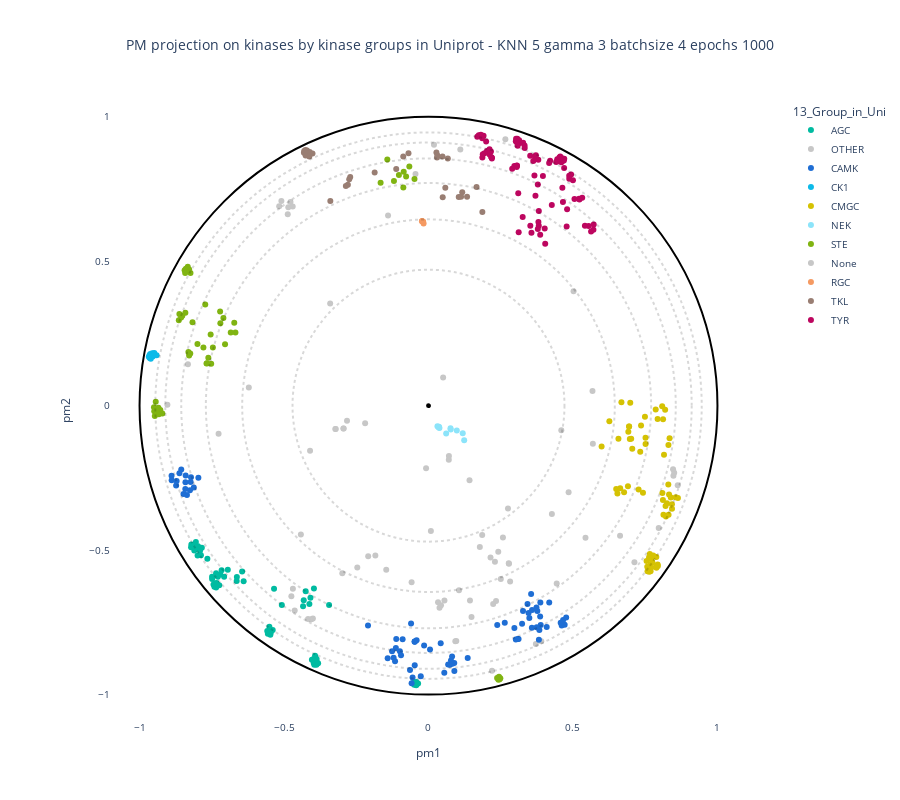

This figure's notebook cell:
### Markdown cell above
You can also compare different colorings by assigning the `labels_name` variable a name of the desired column. Here we compare the kinase group coloring proposed in the article to the Uniprot name of kinase:

### Code cell
trace3 = plot_embedding_interactive(df, 
                                    labels_name = '13_Group_in_Uni',#'1_Group',#'2_Gene', 
                                    show_text=True, 
                                    color_palette = kinase_palette,
                                    title = "PM projection on kinases by kinase groups in Uniprot - KNN 5 gamma 3 batchsize 4 epochs 1000",
                                    fontsize = 10,
                                    )
trace3.write_image(path_to_figures+"/Kinases_by_UniGroup.pdf")
trace3.show()

### Figure 1 — Plotly figure (JSON) as saved in the notebook; plotly's stock layout.template omitted (floating-point values rounded to 4 significant figures; data arrays with more than 128 entries replaced by an {"elided": "..."} marker saying what was removed)
{"data": [{"customdata": {"elided": "64x17 mixed values"}, "hovertemplate": "<b>%{hovertext}</b><br><br>13_Group_in_Uni=%{customdata[12]}<br>pm1=%{x}<br>pm2=%{y}<br>1_Group=%{customdata[0]}<br>2_Gene=%{customdata[1]}<br>3_HGNC=%{customdata[2]}<br>4_Uni_entry=%{customdata[3]}<br>5_Uni_acc=%{customdata[4]}<br>6_Domain_begin=%{customdata[5]}<br>7_Domain_end=%{customdata[6]}<br>8_Domain_length=%{customdata[7]}<br>9_Largest_insert_length=%{customdata[8]}<br>10_PDB_validation=%{customdata[9]}<br>11_Conformational_state=%{customdata[10]}<br>12_Dihedral_state=%{customdata[11]}<br>14_Group_in_Manning=%{customdata[13]}<br>15_Synonymn=%{customdata[14]}<br>evo_distance=%{customdata[15]}<br>decile_domain=%{customdata[16]}<extra></extra>", "hovertext": ["AGC", "AGC", "AGC", "AGC", "AGC", "AGC", "AGC", "AGC", "AGC", "AGC", "AGC", "AGC", "AGC", "AGC", "AGC", "AGC", "AGC", "AGC", "AGC", "AGC", "AGC", "AGC", "AGC", "AGC", "AGC", "AGC", "AGC", "AGC", "AGC", "AGC", "AGC", "AGC", "AGC", "AGC", "AGC", "AGC", "AGC", "AGC", "AGC", "AGC", "AGC", "AGC", "AGC", "AGC", "AGC", "AGC", "AGC", "AGC", "AGC", "AGC", "AGC", "AGC", "AGC", "AGC", "AGC", "AGC", "AGC", "AGC", "AGC", "AGC", "AGC", "AGC", "AGC", "AGC"], "legendgroup": "AGC", "marker": {"color": "#00bba1", "symbol": "circle"}, "mode": "markers", "name": "AGC", "orientation": "v", "showlegend": true, "type": "scatter", "x": [-0.7074, -0.716, -0.6946, -0.3973, -0.3931, -0.3911, -0.3951, -0.3878, -0.5559, -0.5507, -0.5392, -0.5513, -0.5458, -0.558, -0.5472, -0.3871, -0.3972, -0.6632, -0.6397, -0.645, -0.6638, -0.5346, -0.7489, -0.7488, -0.7876, -0.7991, -0.7653, -0.7327, -0.7388, -0.7243, -0.8105, -0.8077, -0.7845, -0.806, -0.7974, -0.8051, -0.8217, -0.7907, -0.8206, -0.7349, -0.741, -0.744, -0.7336, -0.3866, -0.382, -0.4122, -0.4318, -0.4341, -0.5076, -0.3441, -0.4251, -0.4086, -0.3965, -0.7291, -0.7205, -0.735, -0.4035, -0.3926, -0.04959, -0.04607, -0.04962, -0.04197, -0.036, -0.04232], "xaxis": "x", "y": [-0.5924, -0.5696, -0.5679, -0.8903, -0.887, -0.8936, -0.8969, -0.8964, -0.7896, -0.7649, -0.7766, -0.7815, -0.7851, -0.7799, -0.793, -0.8765, -0.8772, -0.5933, -0.6076, -0.5741, -0.6067, -0.6338, -0.5921, -0.6002, -0.5177, -0.5186, -0.5297, -0.6198, -0.6151, -0.6219, -0.5014, -0.4856, -0.4917, -0.4938, -0.4863, -0.4717, -0.4899, -0.5021, -0.4806, -0.6296, -0.6267, -0.6185, -0.6135, -0.8877, -0.8913, -0.6863, -0.6736, -0.6939, -0.6895, -0.6901, -0.6425, -0.6648, -0.6332, -0.5924, -0.584, -0.5796, -0.8797, -0.8656, -0.9568, -0.9636, -0.9662, -0.956, -0.9618, -0.9676], "yaxis": "y"}, {"customdata": {"elided": "81x17 mixed values"}, "hovertemplate": "<b>%{hovertext}</b><br><br>13_Group_in_Uni=%{customdata[12]}<br>pm1=%{x}<br>pm2=%{y}<br>1_Group=%{customdata[0]}<br>2_Gene=%{customdata[1]}<br>3_HGNC=%{customdata[2]}<br>4_Uni_entry=%{customdata[3]}<br>5_Uni_acc=%{customdata[4]}<br>6_Domain_begin=%{customdata[5]}<br>7_Domain_end=%{customdata[6]}<br>8_Domain_length=%{customdata[7]}<br>9_Largest_insert_length=%{customdata[8]}<br>10_PDB_validation=%{customdata[9]}<br>11_Conformational_state=%{customdata[10]}<br>12_Dihedral_state=%{customdata[11]}<br>14_Group_in_Manning=%{customdata[13]}<br>15_Synonymn=%{customdata[14]}<br>evo_distance=%{customdata[15]}<br>decile_domain=%{customdata[16]}<extra></extra>", "hovertext": ["OTHER", "OTHER", "OTHER", "OTHER", "OTHER", "OTHER", "OTHER", "OTHER", "OTHER", "OTHER", "OTHER", "OTHER", "OTHER", "OTHER", "OTHER", "OTHER", "OTHER", "OTHER", "OTHER", "OTHER", "OTHER", "OTHER", "OTHER", "OTHER", "OTHER", "OTHER", "OTHER", "OTHER", "OTHER", "OTHER", "OTHER", "OTHER", "OTHER", "OTHER", "OTHER", "OTHER", "OTHER", "OTHER", "OTHER", "OTHER", "OTHER", "OTHER", "OTHER", "OTHER", "OTHER", "OTHER", "OTHER", "OTHER", "OTHER", "OTHER", "OTHER", "OTHER", "OTHER", "OTHER", "OTHER", "OTHER", "OTHER", "OTHER", "OTHER", "OTHER", "OTHER", "OTHER", "OTHER", "OTHER", "OTHER", "OTHER", "OTHER", "OTHER", "OTHER", "OTHER", "OTHER", "OTHER", "OTHER", "OTHER", "OTHER", "OTHER", "OTHER", "OTHER", "OTHER", "OTHER", "OTHER"], "legendgroup": "OTHER", "marker": {"color": "#c7c7c7", "symbol": "circle"}, "mode": "markers", "name": "OTHER", "orientation": "v", "showlegend": true, "type": "scatter", "x": [-0.4631, -0.4001, -0.4054, -0.4169, -0.05845, 0.1435, 0.1489, 0.3716, 0.3903, 0.03306, 0.05519, 0.03816, 0.1056, 0.04322, 0.8503, 0.8476, 0.8463, 0.07065, 0.07026, 0.008262, 0.5433, 0.8625, 0.2824, 0.1101, -0.2193, -0.282, -0.2935, -0.9036, -0.2947, 0.09617, 0.09287, -0.008412, 0.5021, 0.2502, 0.2784, 0.01894, -0.14, -0.5167, -0.5091, 0.142, 0.1858, -0.184, 0.6629, -0.1463, 0.4596, -0.4099, 0.266, -0.2087, -0.7265, 0.2196, -0.4746, -0.4693, 0.4437, -0.2983, 0.427, 0.4849, -0.6219, -0.4417, 0.05058, 0.5675, 0.2576, 0.275, 0.7967, -0.8325, 0.2778, -0.04501, 0.2238, 0.2338, -0.3403, 0.5688, 0.7126, 0.2299, 0.2147, 0.2414, 0.1777, -0.321, -0.3224, -0.4852, -0.47, -0.4871, -0.4777], "xaxis": "x", "y": [-0.7091, -0.7364, -0.7391, -0.7382, -0.611, -0.6746, -0.7316, -0.8251, -0.8152, -0.6805, -0.6741, -0.6991, -0.6392, -0.6907, -0.2324, -0.2425, -0.2197, -0.174, -0.1868, -0.4337, -0.4572, -0.2754, -0.6082, 0.8862, -0.06124, -0.05254, -0.0791, 0.003131, -0.07868, -0.8149, -0.815, -0.2162, 0.3956, -0.5999, -0.5472, 0.9027, 0.6582, 0.6901, 0.7083, -0.258, -0.4477, -0.5185, -0.4503, -0.5675, -0.08505, -0.1561, 0.9216, -0.5213, -0.09745, -0.9175, -0.66, -0.6333, -0.6153, -0.5804, -0.3748, -0.3, 0.06248, -0.4459, 0.09783, 0.05057, -0.4564, -0.3563, -0.423, 0.143, -0.5456, 0.8015, -0.6861, -0.6762, 0.3538, -0.132, -0.5422, -0.5406, -0.5256, -0.5054, -0.4889, -0.08119, -0.08111, 0.6868, 0.689, 0.6625, 0.7047], "yaxis": "y"}, {"customdata": {"elided": "77x17 mixed values"}, "hovertemplate": "<b>%{hovertext}</b><br><br>13_Group_in_Uni=%{customdata[12]}<br>pm1=%{x}<br>pm2=%{y}<br>1_Group=%{customdata[0]}<br>2_Gene=%{customdata[1]}<br>3_HGNC=%{customdata[2]}<br>4_Uni_entry=%{customdata[3]}<br>5_Uni_acc=%{customdata[4]}<br>6_Domain_begin=%{customdata[5]}<br>7_Domain_end=%{customdata[6]}<br>8_Domain_length=%{customdata[7]}<br>9_Largest_insert_length=%{customdata[8]}<br>10_PDB_validation=%{customdata[9]}<br>11_Conformational_state=%{customdata[10]}<br>12_Dihedral_state=%{customdata[11]}<br>14_Group_in_Manning=%{customdata[13]}<br>15_Synonymn=%{customdata[14]}<br>evo_distance=%{customdata[15]}<br>decile_domain=%{customdata[16]}<extra></extra>", "hovertext": ["CAMK", "CAMK", "CAMK", "CAMK", "CAMK", "CAMK", "CAMK", "CAMK", "CAMK", "CAMK", "CAMK", "CAMK", "CAMK", "CAMK", "CAMK", "CAMK", "CAMK", "CAMK", "CAMK", "CAMK", "CAMK", "CAMK", "CAMK", "CAMK", "CAMK", "CAMK", "CAMK", "CAMK", "CAMK", "CAMK", "CAMK", "CAMK", "CAMK", "CAMK", "CAMK", "CAMK", "CAMK", "CAMK", "CAMK", "CAMK", "CAMK", "CAMK", "CAMK", "CAMK", "CAMK", "CAMK", "CAMK", "CAMK", "CAMK", "CAMK", "CAMK", "CAMK", "CAMK", "CAMK", "CAMK", "CAMK", "CAMK", "CAMK", "CAMK", "CAMK", "CAMK", "CAMK", "CAMK", "CAMK", "CAMK", "CAMK", "CAMK", "CAMK", "CAMK", "CAMK", "CAMK", "CAMK", "CAMK", "CAMK", "CAMK", "CAMK", "CAMK"], "legendgroup": "CAMK", "marker": {"color": "#1f6ed4", "symbol": "circle"}, "mode": "markers", "name": "CAMK", "orientation": "v", "showlegend": true, "type": "scatter", "x": [0.3489, 0.3463, -0.09905, -0.1261, -0.09509, 0.08913, 0.06802, 0.07399, 0.07771, -0.1116, -0.1413, 0.08232, 0.3871, -0.08965, -0.8412, -0.8231, -0.7964, -0.01524, -0.04117, 0.005289, 0.3551, -0.862, -0.06404, -0.04768, -0.02671, 0.3584, 0.3736, 0.3426, 0.3272, 0.3864, -0.05844, -0.05514, -0.8359, -0.848, -0.8416, -0.8255, 0.3767, 0.2379, 0.2639, -0.8717, -0.8892, 0.2972, 0.04225, 0.08163, 0.3022, 0.309, 0.3117, -0.113, 0.3744, 0.3837, -0.04762, -0.04746, -0.04802, -0.1157, -0.1208, 0.3884, 0.4091, 0.3577, 0.4178, 0.3239, -0.8734, -0.8888, 0.3821, -0.8404, -0.8219, -0.06039, -0.2094, 0.1356, 0.08947, 0.05466, -0.8556, 0.461, 0.4712, 0.4658, 0.4764, 0.4574, -0.8123], "xaxis": "x", "y": [-0.7348, -0.7175, -0.85, -0.8502, -0.8633, -0.8904, -0.8957, -0.8967, -0.882, -0.8076, -0.8744, -0.8936, -0.681, -0.8088, -0.2652, -0.2646, -0.2499, -0.8302, -0.8122, -0.8435, -0.6515, -0.2335, -0.9148, -0.8984, -0.9365, -0.7071, -0.6988, -0.6861, -0.7104, -0.7298, -0.9603, -0.9406, -0.3091, -0.306, -0.2887, -0.2924, -0.7109, -0.7588, -0.7513, -0.2606, -0.2426, -0.7694, -0.822, -0.8679, -0.8095, -0.8079, -0.8071, -0.8385, -0.767, -0.7767, -0.8165, -0.8163, -0.8167, -0.885, -0.8724, -0.759, -0.766, -0.7686, -0.6808, -0.7548, -0.2759, -0.2581, -0.8105, -0.2416, -0.2475, -0.7541, -0.7608, -0.873, -0.9181, -0.924, -0.2212, -0.7607, -0.7581, -0.7421, -0.7333, -0.7514, -0.2837], "yaxis": "y"}, {"customdata": {"elided": "12x17 mixed values"}, "hovertemplate": "<b>%{hovertext}</b><br><br>13_Group_in_Uni=%{customdata[12]}<br>pm1=%{x}<br>pm2=%{y}<br>1_Group=%{customdata[0]}<br>2_Gene=%{customdata[1]}<br>3_HGNC=%{customdata[2]}<br>4_Uni_entry=%{customdata[3]}<br>5_Uni_acc=%{customdata[4]}<br>6_Domain_begin=%{customdata[5]}<br>7_Domain_end=%{customdata[6]}<br>8_Domain_length=%{customdata[7]}<br>9_Largest_insert_length=%{customdata[8]}<br>10_PDB_validation=%{customdata[9]}<br>11_Conformational_state=%{customdata[10]}<br>12_Dihedral_state=%{customdata[11]}<br>14_Group_in_Manning=%{customdata[13]}<br>15_Synonymn=%{customdata[14]}<br>evo_distance=%{customdata[15]}<br>decile_domain=%{customdata[16]}<extra></extra>", "hovertext": ["CK1", "CK1", "CK1", "CK1", "CK1", "CK1", "CK1", "CK1", "CK1", "CK1", "CK1", "CK1"], "legendgroup": "CK1", "marker": {"color": "#0dbae9", "symbol": "circle"}, "mode": "markers", "name": "CK1", "orientation": "v", "showlegend": true, "type": "scatter", "x": [-0.9554, -0.9563, -0.9544, -0.9587, -0.9611, -0.9651, -0.9627, -0.941, -0.949, -0.9648, -0.9611, -0.9679], "xaxis": "x", "y": [0.1759, 0.1816, 0.1702, 0.1711, 0.1753, 0.1756, 0.1791, 0.1749, 0.1819, 0.1653, 0.162, 0.1695], "yaxis": "y"}, {"customdata": {"elided": "62x17 mixed values"}, "hovertemplate": "<b>%{hovertext}</b><br><br>13_Group_in_Uni=%{customdata[12]}<br>pm1=%{x}<br>pm2=%{y}<br>1_Group=%{customdata[0]}<br>2_Gene=%{customdata[1]}<br>3_HGNC=%{customdata[2]}<br>4_Uni_entry=%{customdata[3]}<br>5_Uni_acc=%{customdata[4]}<br>6_Domain_begin=%{customdata[5]}<br>7_Domain_end=%{customdata[6]}<br>8_Domain_length=%{customdata[7]}<br>9_Largest_insert_length=%{customdata[8]}<br>10_PDB_validation=%{customdata[9]}<br>11_Conformational_state=%{customdata[10]}<br>12_Dihedral_state=%{customdata[11]}<br>14_Group_in_Manning=%{customdata[13]}<br>15_Synonymn=%{customdata[14]}<br>evo_distance=%{customdata[15]}<br>decile_domain=%{customdata[16]}<extra></extra>", "hovertext": ["CMGC", "CMGC", "CMGC", "CMGC", "CMGC", "CMGC", "CMGC", "CMGC", "CMGC", "CMGC", "CMGC", "CMGC", "CMGC", "CMGC", "CMGC", "CMGC", "CMGC", "CMGC", "CMGC", "CMGC", "CMGC", "CMGC", "CMGC", "CMGC", "CMGC", "CMGC", "CMGC", "CMGC", "CMGC", "CMGC", "CMGC", "CMGC", "CMGC", "CMGC", "CMGC", "CMGC", "CMGC", "CMGC", "CMGC", "CMGC", "CMGC", "CMGC", "CMGC", "CMGC", "CMGC", "CMGC", "CMGC", "CMGC", "CMGC", "CMGC", "CMGC", "CMGC", "CMGC", "CMGC", "CMGC", "CMGC", "CMGC", "CMGC", "CMGC", "CMGC", "CMGC", "CMGC"], "legendgroup": "CMGC", "marker": {"color": "#d5c203", "symbol": "circle"}, "mode": "markers", "name": "CMGC", "orientation": "v", "showlegend": true, "type": "scatter", "x": [0.7355, 0.6916, 0.6941, 0.6943, 0.6968, 0.7015, 0.819, 0.8087, 0.7863, 0.7929, 0.8118, 0.6676, 0.6573, 0.7328, 0.7051, 0.6259, 0.7491, 0.5991, 0.7512, 0.6982, 0.7511, 0.6768, 0.6496, 0.6538, 0.6634, 0.6902, 0.7886, 0.7938, 0.7931, 0.7889, 0.7546, 0.7747, 0.7712, 0.757, 0.7691, 0.7271, 0.7422, 0.766, 0.7777, 0.7707, 0.7884, 0.8343, 0.8304, 0.8386, 0.8131, 0.8204, 0.8427, 0.8424, 0.8253, 0.83, 0.8325, 0.8632, 0.8557, 0.8094, 0.8216, 0.8309, 0.815, 0.8113, 0.7634, 0.7686, 0.7637, 0.758], "xaxis": "x", "y": [-0.06846, -0.09032, -0.07174, -0.07176, -0.1157, -0.1142, -0.01434, -0.001751, -0.01344, -0.04648, -0.04712, 0.01207, -0.1149, -0.1597, -0.1495, -0.05359, -0.03815, -0.1416, -0.1331, 0.009655, -0.1109, -0.2995, -0.2885, -0.3043, -0.2857, -0.2787, -0.5552, -0.5548, -0.5497, -0.5613, -0.5377, -0.5423, -0.5598, -0.5579, -0.548, -0.2902, -0.3016, -0.5135, -0.5188, -0.5299, -0.524, -0.113, -0.1358, -0.318, -0.3778, -0.3475, -0.3564, -0.341, -0.3374, -0.2725, -0.3072, -0.3199, -0.3173, -0.3025, -0.3838, -0.3779, -0.1695, -0.3264, -0.5242, -0.5728, -0.5749, -0.5732], "yaxis": "y"}, {"customdata": {"elided": "11x17 mixed values"}, "hovertemplate": "<b>%{hovertext}</b><br><br>13_Group_in_Uni=%{customdata[12]}<br>pm1=%{x}<br>pm2=%{y}<br>1_Group=%{customdata[0]}<br>2_Gene=%{customdata[1]}<br>3_HGNC=%{customdata[2]}<br>4_Uni_entry=%{customdata[3]}<br>5_Uni_acc=%{customdata[4]}<br>6_Domain_begin=%{customdata[5]}<br>7_Domain_end=%{customdata[6]}<br>8_Domain_length=%{customdata[7]}<br>9_Largest_insert_length=%{customdata[8]}<br>10_PDB_validation=%{customdata[9]}<br>11_Conformational_state=%{customdata[10]}<br>12_Dihedral_state=%{customdata[11]}<br>14_Group_in_Manning=%{customdata[13]}<br>15_Synonymn=%{customdata[14]}<br>evo_distance=%{customdata[15]}<br>decile_domain=%{customdata[16]}<extra></extra>", "hovertext": ["NEK", "NEK", "NEK", "NEK", "NEK", "NEK", "NEK", "NEK", "NEK", "NEK", "NEK"], "legendgroup": "NEK", "marker": {"color": "#8ce4fa", "symbol": "circle"}, "mode": "markers", "name": "NEK", "orientation": "v", "showlegend": true, "type": "scatter", "x": [0.03499, 0.1235, 0.03653, 0.03621, 0.03786, 0.031, 0.06113, 0.09791, 0.1184, 0.07676, 0.07614], "xaxis": "x", "y": [-0.07441, -0.1201, -0.07546, -0.0731, -0.07738, -0.07154, -0.0967, -0.08638, -0.09586, -0.08227, -0.07834], "yaxis": "y"}, {"customdata": {"elided": "56x17 mixed values"}, "hovertemplate": "<b>%{hovertext}</b><br><br>13_Group_in_Uni=%{customdata[12]}<br>pm1=%{x}<br>pm2=%{y}<br>1_Group=%{customdata[0]}<br>2_Gene=%{customdata[1]}<br>3_HGNC=%{customdata[2]}<br>4_Uni_entry=%{customdata[3]}<br>5_Uni_acc=%{customdata[4]}<br>6_Domain_begin=%{customdata[5]}<br>7_Domain_end=%{customdata[6]}<br>8_Domain_length=%{customdata[7]}<br>9_Largest_insert_length=%{customdata[8]}<br>10_PDB_validation=%{customdata[9]}<br>11_Conformational_state=%{customdata[10]}<br>12_Dihedral_state=%{customdata[11]}<br>14_Group_in_Manning=%{customdata[13]}<br>15_Synonymn=%{customdata[14]}<br>evo_distance=%{customdata[15]}<br>decile_domain=%{customdata[16]}<extra></extra>", "hovertext": ["STE", "STE", "STE", "STE", "STE", "STE", "STE", "STE", "STE", "STE", "STE", "STE", "STE", "STE", "STE", "STE", "STE", "STE", "STE", "STE", "STE", "STE", "STE", "STE", "STE", "STE", "STE", "STE", "STE", "STE", "STE", "STE", "STE", "STE", "STE", "STE", "STE", "STE", "STE", "STE", "STE", "STE", "STE", "STE", "STE", "STE", "STE", "STE", "STE", "STE", "STE", "STE", "STE", "STE", "STE", "STE"], "legendgroup": "STE", "marker": {"color": "#80b412", "symbol": "circle"}, "mode": "markers", "name": "STE", "orientation": "v", "showlegend": true, "type": "scatter", "x": [-0.1425, -0.8237, -0.8284, -0.8441, -0.8356, -0.8331, -0.8396, -0.8422, -0.9501, -0.944, -0.9281, -0.9346, -0.9491, -0.9412, -0.9472, -0.9211, -0.9332, -0.7041, -0.7212, -0.6722, -0.7203, -0.852, -0.7098, -0.856, -0.8415, -0.8641, -0.8621, -0.7619, 0.2419, 0.2486, 0.2463, 0.2439, 0.2374, 0.2427, -0.6843, -0.6682, -0.779, -0.7462, -0.7996, -0.7726, -0.752, -0.7539, -0.7663, -0.7682, -0.8245, -0.8284, -0.8309, -0.8168, -0.1024, -0.07748, -0.1657, -0.06631, -0.1196, -0.0485, -0.08706, -0.08581], "xaxis": "x", "y": [0.8516, 0.4588, 0.4715, 0.4685, 0.466, 0.4804, 0.4736, 0.4589, -0.005262, 0.01377, -0.01521, -0.00705, -0.0192, -0.01762, -0.03549, -0.02715, -0.02969, 0.2126, 0.3263, 0.2871, 0.285, 0.3109, 0.303, 0.3053, 0.3219, 0.2956, 0.3172, 0.1661, -0.9483, -0.9436, -0.9471, -0.9384, -0.9422, -0.9439, 0.2534, 0.2536, 0.2013, 0.2015, 0.2131, 0.35, 0.1449, 0.2464, 0.1464, 0.1459, 0.1803, 0.1736, 0.1859, 0.2887, 0.7984, 0.7927, 0.7716, 0.8275, 0.7779, 0.7842, 0.7546, 0.8093], "yaxis": "y"}, {"customdata": [["OTHER", "PEAK3", "HGNC:24793", "PEAK3_HUMAN", "Q6ZS72", 171, 397, 227, 8, null, null, null, "None", "OTHER", "C19orf35", 3.126, 0]], "hovertemplate": "<b>%{hovertext}</b><br><br>13_Group_in_Uni=%{customdata[12]}<br>pm1=%{x}<br>pm2=%{y}<br>1_Group=%{customdata[0]}<br>2_Gene=%{customdata[1]}<br>3_HGNC=%{customdata[2]}<br>4_Uni_entry=%{customdata[3]}<br>5_Uni_acc=%{customdata[4]}<br>6_Domain_begin=%{customdata[5]}<br>7_Domain_end=%{customdata[6]}<br>8_Domain_length=%{customdata[7]}<br>9_Largest_insert_length=%{customdata[8]}<br>10_PDB_validation=%{customdata[9]}<br>11_Conformational_state=%{customdata[10]}<br>12_Dihedral_state=%{customdata[11]}<br>14_Group_in_Manning=%{customdata[13]}<br>15_Synonymn=%{customdata[14]}<br>evo_distance=%{customdata[15]}<br>decile_domain=%{customdata[16]}<extra></extra>", "hovertext": ["None"], "legendgroup": "None", "marker": {"color": "#c7c7c7", "symbol": "circle"}, "mode": "markers", "name": "None", "orientation": "v", "showlegend": true, "type": "scatter", "x": [-0.2464], "xaxis": "x", "y": [-0.5601], "yaxis": "y"}, {"customdata": [["RGC", "GUCY2C", "HGNC:4688", "GUC2C_HUMAN", "P25092", 489, 747, 259, 19, null, null, null, "RGC", "RGC", "GUC2C,STAR", 2.488, 2], ["RGC", "GUCY2D", "HGNC:4689", "GUC2D_HUMAN", "Q02846", 510, 807, 298, 26, null, null, null, "RGC", "RGC", "CORD6,GUC1A4,GUC2D,RETGC,RETGC1", 2.543, 8], ["RGC", "GUCY2F", "HGNC:4691", "GUC2F_HUMAN", "P51841", 547, 811, 265, 14, null, null, null, "RGC", "RGC", "GUC2F,RETGC2", 2.446, 5], ["RGC", "NPR1", "HGNC:7943", "ANPRA_HUMAN", "P16066", 533, 803, 271, 15, null, null, null, "RGC", "RGC", "ANPRA", 2.158, 6], ["RGC", "NPR2", "HGNC:7944", "ANPRB_HUMAN", "P20594", 517, 788, 272, 15, null, null, null, "RGC", "RGC", "ANPRB", 2.134, 6]], "hovertemplate": "<b>%{hovertext}</b><br><br>13_Group_in_Uni=%{customdata[12]}<br>pm1=%{x}<br>pm2=%{y}<br>1_Group=%{customdata[0]}<br>2_Gene=%{customdata[1]}<br>3_HGNC=%{customdata[2]}<br>4_Uni_entry=%{customdata[3]}<br>5_Uni_acc=%{customdata[4]}<br>6_Domain_begin=%{customdata[5]}<br>7_Domain_end=%{customdata[6]}<br>8_Domain_length=%{customdata[7]}<br>9_Largest_insert_length=%{customdata[8]}<br>10_PDB_validation=%{customdata[9]}<br>11_Conformational_state=%{customdata[10]}<br>12_Dihedral_state=%{customdata[11]}<br>14_Group_in_Manning=%{customdata[13]}<br>15_Synonymn=%{customdata[14]}<br>evo_distance=%{customdata[15]}<br>decile_domain=%{customdata[16]}<extra></extra>", "hovertext": ["RGC", "RGC", "RGC", "RGC", "RGC"], "legendgroup": "RGC", "marker": {"color": "#f59a62", "symbol": "circle"}, "mode": "markers", "name": "RGC", "orientation": "v", "showlegend": true, "type": "scatter", "x": [-0.02267, -0.01856, -0.01892, -0.017, -0.02215], "xaxis": "x", "y": [0.6386, 0.6361, 0.6365, 0.6308, 0.6392], "yaxis": "y"}, {"customdata": {"elided": "34x17 mixed values"}, "hovertemplate": "<b>%{hovertext}</b><br><br>13_Group_in_Uni=%{customdata[12]}<br>pm1=%{x}<br>pm2=%{y}<br>1_Group=%{customdata[0]}<br>2_Gene=%{customdata[1]}<br>3_HGNC=%{customdata[2]}<br>4_Uni_entry=%{customdata[3]}<br>5_Uni_acc=%{customdata[4]}<br>6_Domain_begin=%{customdata[5]}<br>7_Domain_end=%{customdata[6]}<br>8_Domain_length=%{customdata[7]}<br>9_Largest_insert_length=%{customdata[8]}<br>10_PDB_validation=%{customdata[9]}<br>11_Conformational_state=%{customdata[10]}<br>12_Dihedral_state=%{customdata[11]}<br>14_Group_in_Manning=%{customdata[13]}<br>15_Synonymn=%{customdata[14]}<br>evo_distance=%{customdata[15]}<br>decile_domain=%{customdata[16]}<extra></extra>", "hovertext": ["TKL", "TKL", "TKL", "TKL", "TKL", "TKL", "TKL", "TKL", "TKL", "TKL", "TKL", "TKL", "TKL", "TKL", "TKL", "TKL", "TKL", "TKL", "TKL", "TKL", "TKL", "TKL", "TKL", "TKL", "TKL", "TKL", "TKL", "TKL", "TKL", "TKL", "TKL", "TKL", "TKL", "TKL"], "legendgroup": "TKL", "marker": {"color": "#997e73", "symbol": "circle"}, "mode": "markers", "name": "TKL", "orientation": "v", "showlegend": true, "type": "scatter", "x": [-0.4216, -0.4205, -0.4311, -0.4149, -0.4112, -0.4266, -0.4015, 0.03095, -0.279, -0.4258, -0.4301, -0.4125, -0.3397, -0.1117, 0.1046, 0.1167, 0.1335, 0.1128, -0.2744, -0.2709, 0.1864, 0.1663, -0.08731, -0.06928, -0.286, 0.06679, 0.02738, 0.04854, 0.02951, 0.04918, 0.05822, -0.4253, -0.4252, -0.1863], "xaxis": "x", "y": [0.8784, 0.8832, 0.8755, 0.8711, 0.8781, 0.8814, 0.8726, 0.8653, 0.7641, 0.8852, 0.8813, 0.862, 0.7085, 0.8194, 0.7217, 0.7389, 0.723, 0.7228, 0.7833, 0.7912, 0.6698, 0.7566, 0.8626, 0.8738, 0.7604, 0.8557, 0.8759, 0.8621, 0.8584, 0.7217, 0.7541, 0.8759, 0.8656, 0.8067], "yaxis": "y"}, {"customdata": {"elided": "94x17 mixed values"}, "hovertemplate": "<b>%{hovertext}</b><br><br>13_Group_in_Uni=%{customdata[12]}<br>pm1=%{x}<br>pm2=%{y}<br>1_Group=%{customdata[0]}<br>2_Gene=%{customdata[1]}<br>3_HGNC=%{customdata[2]}<br>4_Uni_entry=%{customdata[3]}<br>5_Uni_acc=%{customdata[4]}<br>6_Domain_begin=%{customdata[5]}<br>7_Domain_end=%{customdata[6]}<br>8_Domain_length=%{customdata[7]}<br>9_Largest_insert_length=%{customdata[8]}<br>10_PDB_validation=%{customdata[9]}<br>11_Conformational_state=%{customdata[10]}<br>12_Dihedral_state=%{customdata[11]}<br>14_Group_in_Manning=%{customdata[13]}<br>15_Synonymn=%{customdata[14]}<br>evo_distance=%{customdata[15]}<br>decile_domain=%{customdata[16]}<extra></extra>", "hovertext": ["TYR", "TYR", "TYR", "TYR", "TYR", "TYR", "TYR", "TYR", "TYR", "TYR", "TYR", "TYR", "TYR", "TYR", "TYR", "TYR", "TYR", "TYR", "TYR", "TYR", "TYR", "TYR", "TYR", "TYR", "TYR", "TYR", "TYR", "TYR", "TYR", "TYR", "TYR", "TYR", "TYR", "TYR", "TYR", "TYR", "TYR", "TYR", "TYR", "TYR", "TYR", "TYR", "TYR", "TYR", "TYR", "TYR", "TYR", "TYR", "TYR", "TYR", "TYR", "TYR", "TYR", "TYR", "TYR", "TYR", "TYR", "TYR", "TYR", "TYR", "TYR", "TYR", "TYR", "TYR", "TYR", "TYR", "TYR", "TYR", "TYR", "TYR", "TYR", "TYR", "TYR", "TYR", "TYR", "TYR", "TYR", "TYR", "TYR", "TYR", "TYR", "TYR", "TYR", "TYR", "TYR", "TYR", "TYR", "TYR", "TYR", "TYR", "TYR", "TYR", "TYR", "TYR"], "legendgroup": "TYR", "marker": {"color": "#bd065f", "symbol": "circle"}, "mode": "markers", "name": "TYR", "orientation": "v", "showlegend": true, "type": "scatter", "x": [0.3325, 0.4652, 0.4797, 0.3689, 0.2897, 0.3563, 0.5708, 0.5543, 0.1687, 0.4781, 0.3128, 0.3158, 0.521, 0.4419, 0.4698, 0.4524, 0.4576, 0.4584, 0.46, 0.4622, 0.4641, 0.4685, 0.4455, 0.4561, 0.453, 0.4596, 0.4559, 0.5224, 0.532, 0.5051, 0.3783, 0.3667, 0.2115, 0.2111, 0.2161, 0.2024, 0.3817, 0.1861, 0.1738, 0.1865, 0.3259, 0.3866, 0.3121, 0.38, 0.352, 0.3708, 0.5717, 0.4869, 0.2194, 0.4935, 0.2183, 0.4872, 0.2184, 0.1995, 0.1906, 0.3524, 0.3274, 0.3329, 0.3717, 0.3783, 0.3702, 0.3051, 0.3062, 0.2971, 0.3079, 0.3137, 0.3053, 0.3022, 0.1806, 0.1812, 0.4209, 0.4175, 0.4039, 0.3085, 0.1864, 0.3075, 0.3031, 0.3626, 0.3027, 0.3804, 0.3817, 0.3106, 0.4633, 0.5413, 0.194, 0.1879, 0.3959, 0.4267, 0.5627, 0.4999, 0.2183, 0.3058, 0.4021, 0.4694], "xaxis": "x", "y": [0.9002, 0.7052, 0.6801, 0.8604, 0.82, 0.5981, 0.6087, 0.6218, 0.9304, 0.6196, 0.915, 0.9088, 0.7157, 0.8433, 0.8543, 0.8456, 0.847, 0.8513, 0.842, 0.8457, 0.8524, 0.8486, 0.8525, 0.8546, 0.8586, 0.8583, 0.8625, 0.7133, 0.7191, 0.7151, 0.7655, 0.7969, 0.8694, 0.8876, 0.8793, 0.8814, 0.6222, 0.9251, 0.9361, 0.9309, 0.6531, 0.5917, 0.5999, 0.8507, 0.8651, 0.8554, 0.6267, 0.796, 0.8558, 0.8, 0.8585, 0.7853, 0.8588, 0.9144, 0.9339, 0.6225, 0.9097, 0.8921, 0.8665, 0.6112, 0.7262, 0.8259, 0.8302, 0.8296, 0.9174, 0.9184, 0.9113, 0.9152, 0.9313, 0.9375, 0.8476, 0.8398, 0.5602, 0.8993, 0.8587, 0.924, 0.9234, 0.8469, 0.8297, 0.6353, 0.6737, 0.7348, 0.7538, 0.6222, 0.8736, 0.8697, 0.7947, 0.694, 0.6024, 0.7801, 0.8586, 0.8308, 0.6127, 0.822], "yaxis": "y"}], "layout": {"font": {"size": 10}, "height": 800, "legend": {"title": {"text": "13_Group_in_Uni"}, "tracegroupgap": 0}, "plot_bgcolor": "rgba(0, 0, 0, 0)", "shapes": [{"line": {"color": "black", "dash": "dot"}, "opacity": 0.15, "type": "circle", "x0": -0.4706, "x1": 0.4706, "y0": -0.4706, "y1": 0.4706}, {"line": {"color": "black", "dash": "dot"}, "opacity": 0.15, "type": "circle", "x0": -0.6447, "x1": 0.6447, "y0": -0.6447, "y1": 0.6447}, {"line": {"color": "black", "dash": "dot"}, "opacity": 0.15, "type": "circle", "x0": -0.7705, "x1": 0.7705, "y0": -0.7705, "y1": 0.7705}, {"line": {"color": "black", "dash": "dot"}, "opacity": 0.15, "type": "circle", "x0": -0.8557, "x1": 0.8557, "y0": -0.8557, "y1": 0.8557}, {"line": {"color": "black", "dash": "dot"}, "opacity": 0.15, "type": "circle", "x0": -0.9108, "x1": 0.9108, "y0": -0.9108, "y1": 0.9108}, {"line": {"color": "black", "dash": "dot"}, "opacity": 0.15, "type": "circle", "x0": -0.9455, "x1": 0.9455, "y0": -0.9455, "y1": 0.9455}, {"line": {"color": "Black"}, "type": "circle", "x0": -1, "x1": 1, "xref": "x", "y0": -1, "y1": 1, "yref": "y"}, {"fillcolor": "Black", "line": {"color": "Black"}, "type": "circle", "x0": -0.005, "x1": 0.005, "xref": "x", "y0": -0.005, "y1": 0.005, "yref": "y"}], "title": {"text": "PM projection on kinases by kinase groups in Uniprot - KNN 5 gamma 3 batchsize 4 epochs 1000", "x": 0.5}, "xaxis": {"anchor": "y", "constrain": "domain", "domain": [0, 1], "range": [-1.1, 1.1], "title": {"text": "pm1"}}, "yaxis": {"anchor": "x", "domain": [0, 1], "scaleanchor": "x", "scaleratio": 1, "title": {"text": "pm2"}}, "yaxis2": {"layer": "below traces", "matches": "y", "overlaying": "y"}}}
